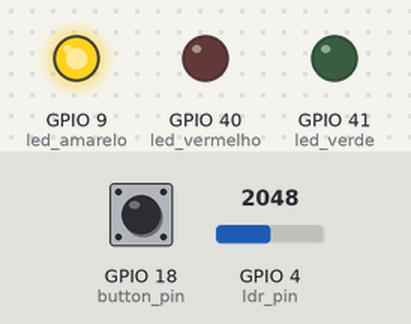
Simulated run of this sketch. Board: ESP32-S3. Parts: output pins drawn as LEDs (lit = HIGH). Dashed ring = blinking. The test bench sets the inputs (shaded band); at power-on: GPIO 4 (ldr_pin) = 2048, GPIO 18 (button_pin) HIGH. WiFi joins after 1.5 s; servers stay silent unless stated; what the sketch prints to the serial monitor is not drawn.

Above: at 2.7 s.
2.8 s: GPIO 4 (ldr_pin) set to 637
At 3.3 s:
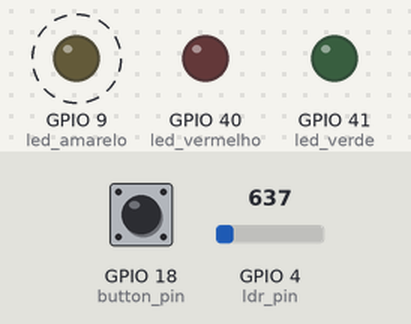
6.3 s: GPIO 4 (ldr_pin) set to 537
At 7.2 s:
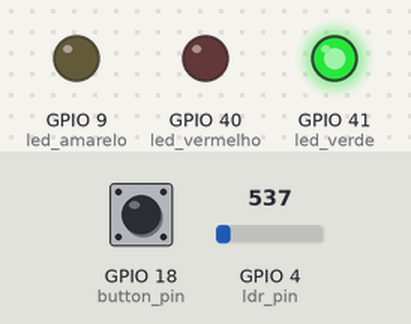
10.3 s: GPIO 4 (ldr_pin) set to 640
At 12.2 s:
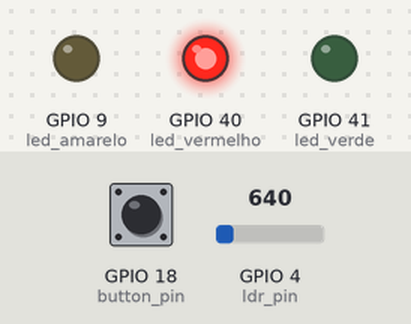
14.3 s: GPIO 18 (button_pin) pulled LOW for 3.2 s
Timing chart, 0 to 20.0 s (numbered marks = the images above; inputs shaded):
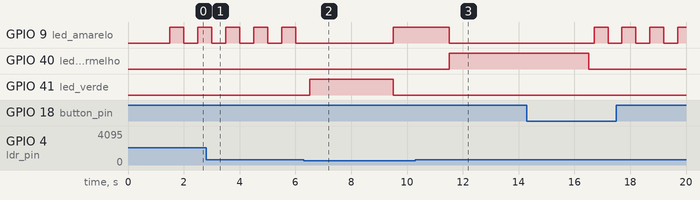

Measured:
- the behaviour switches between 600 and 599 on GPIO 4 (ldr_pin) (found by bisection; images 1 and 2)
- after the input at 6.3 s, GPIO 41 (led_verde): LOW → HIGH after 0.21 s, → LOW 3.0 s later
- by itself, GPIO 9 (led_amarelo): alternates HIGH for 0.50 s and LOW for 0.50 s

The sketch:

sketch.ino
```cpp
#include <WiFi.h>
#include <HTTPClient.h>

// Definição dos pinos dos LEDs
#define led_verde 41 // LED verde
#define led_vermelho 40 // LED vermelho
#define led_amarelo 9 // LED amarelo

// Definição dos pinos de entrada
#define button_pin 18 // Pino do botão
#define ldr_pin 4 // Pino do sensor LDR

// Parâmetros do sistema
const int LIMIAR_LDR = 600; // Limiar para detectar luz
const int TEMPO_VERDE = 3000; // Tempo do LED verde em ms
const int TEMPO_AMARELO = 2000; // Tempo do LED amarelo em ms
const int TEMPO_VERMELHO = 5000; // Tempo do LED vermelho em ms
const int TEMPO_DEBOUNCE = 50; // Tempo de debounce em ms
const int TEMPO_WIFI = 10000; // Tempo máximo para tentar conectar ao WiFi em ms

int contadorBotoes = 0; // Contador de pressões do botão
unsigned long ultimoTempoBotao = 0; // Tempo da última leitura do botão
bool estadoBotaoAnterior = LOW; // Estado anterior do botão
bool modoNoturno = false; // Indica se o modo noturno está ativo

// Inicializa os LEDs e garante que estejam apagados
void inicializarLeds() {
  pinMode(led_verde, OUTPUT);
  pinMode(led_vermelho, OUTPUT);
  pinMode(led_amarelo, OUTPUT);
  pinMode(button_pin, INPUT_PULLUP);

  digitalWrite(led_verde, LOW);
  digitalWrite(led_vermelho, LOW);
  digitalWrite(led_amarelo, LOW);
}

// Verifica o botão com debounce e executa ações conforme necessário
void verificarBotao() {
  bool estadoAtualBotao = digitalRead(button_pin);

  if (estadoAtualBotao != estadoBotaoAnterior && millis() - ultimoTempoBotao > TEMPO_DEBOUNCE) {

    if (estadoAtualBotao == HIGH) {
      contadorBotoes++;
      Serial.print("Botão pressionado! Contador: ");
      Serial.println(contadorBotoes);

      if (contadorBotoes == 3) {
        enviarAlerta();
        contadorBotoes = 0;
      }
    }
    ultimoTempoBotao = millis();
  }
  estadoBotaoAnterior = estadoAtualBotao;
}

// Envia alerta HTTP após três pressões do botão
void enviarAlerta() {
  if (WiFi.status() == WL_CONNECTED) {
    HTTPClient http;
    http.begin("http://www.google.com.br/");

    int httpResponseCode = http.GET();

    if (httpResponseCode > 0) {
      Serial.print("HTTP Response code: ");
      Serial.println(httpResponseCode);

    } else {
      Serial.print("Erro na requisição: ");
      Serial.println(httpResponseCode);
    }
    http.end();

  } else {
    Serial.println("WiFi desconectado");
  }
}

void setup() {
  Serial.begin(115200);

  inicializarLeds(); // Configura LEDs

  WiFi.begin("Wokwi-GUEST", ""); // Conecta ao WiFi

  unsigned long tempoInicio = millis();
  while (WiFi.status() != WL_CONNECTED && millis() - tempoInicio < TEMPO_WIFI) {
    delay(100);
    Serial.print(".");
  }

  if (WiFi.status() == WL_CONNECTED) {
    Serial.println("\nConectado ao WiFi!");
  } else {
    Serial.println("\nNão foi possível conectar ao WiFi. Wowki é ruim >:( Continuando sem conexão. Renicie para tentar conectar de novo");
  }
}

// Ativa o modo noturno piscando o LED amarelo
void modoNoturnoAtivo() {

  digitalWrite(led_verde, LOW);
  digitalWrite(led_vermelho, LOW);
  digitalWrite(led_amarelo, HIGH);

  delay(500);

  digitalWrite(led_amarelo, LOW);

  delay(500);
}

// Alterna os LEDs no modo convencional
void modoConvencional() {

  digitalWrite(led_verde, HIGH);
  delay(TEMPO_VERDE);
  digitalWrite(led_verde, LOW);

  digitalWrite(led_amarelo, HIGH);
  delay(TEMPO_AMARELO);
  digitalWrite(led_amarelo, LOW);

  digitalWrite(led_vermelho, HIGH);
  delay(TEMPO_VERMELHO);
  digitalWrite(led_vermelho, LOW);
}

void loop() {

    int leituraBotao = digitalRead(button_pin); // Lê o estado do botão

  if (leituraBotao == LOW) { // Verifica se o botão está pressionado
    Serial.println("Botão pressionado!");
    delay(200); // Debounce simples para evitar mensagens repetidas
  }

  int leituraLDR = analogRead(ldr_pin);

  if (leituraLDR >= LIMIAR_LDR) { // Verifica se está escuro
    modoNoturno = true;
    modoNoturnoAtivo();

  } else { // Caso contrário, ativa o modo convencional
    modoNoturno = false;
    modoConvencional();
  }

  if (!modoNoturno && digitalRead(led_vermelho) == HIGH) { // Verifica botão no modo claro
    verificarBotao();

    if (contadorBotoes == 1) { // Abre o semáforo após 1 segundo

      delay(1000);

      digitalWrite(led_vermelho, LOW);
      digitalWrite(led_verde, HIGH);

      delay(TEMPO_VERDE);

      digitalWrite(led_verde, LOW);

      contadorBotoes = 0;
    }
  }
}
```
